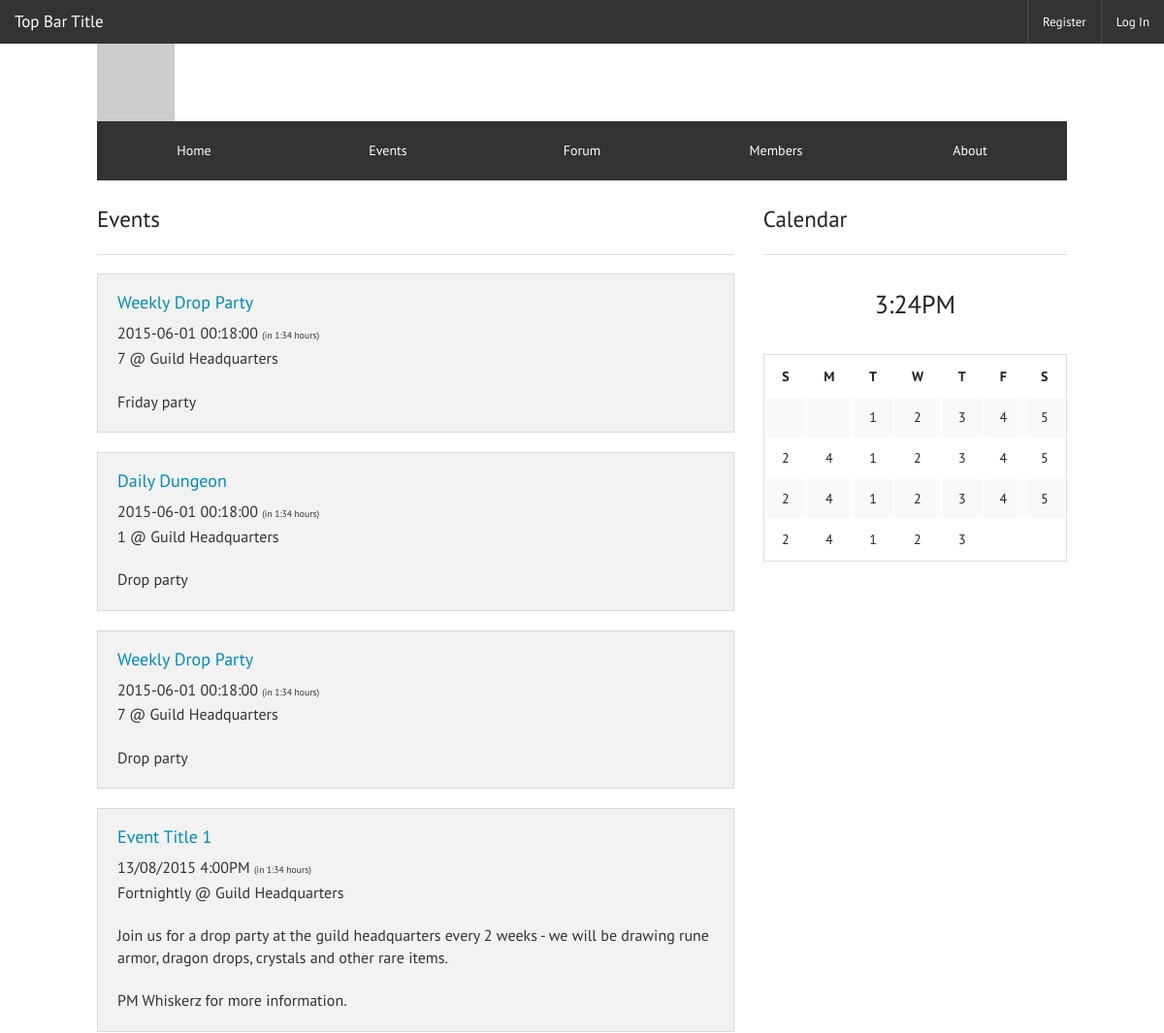
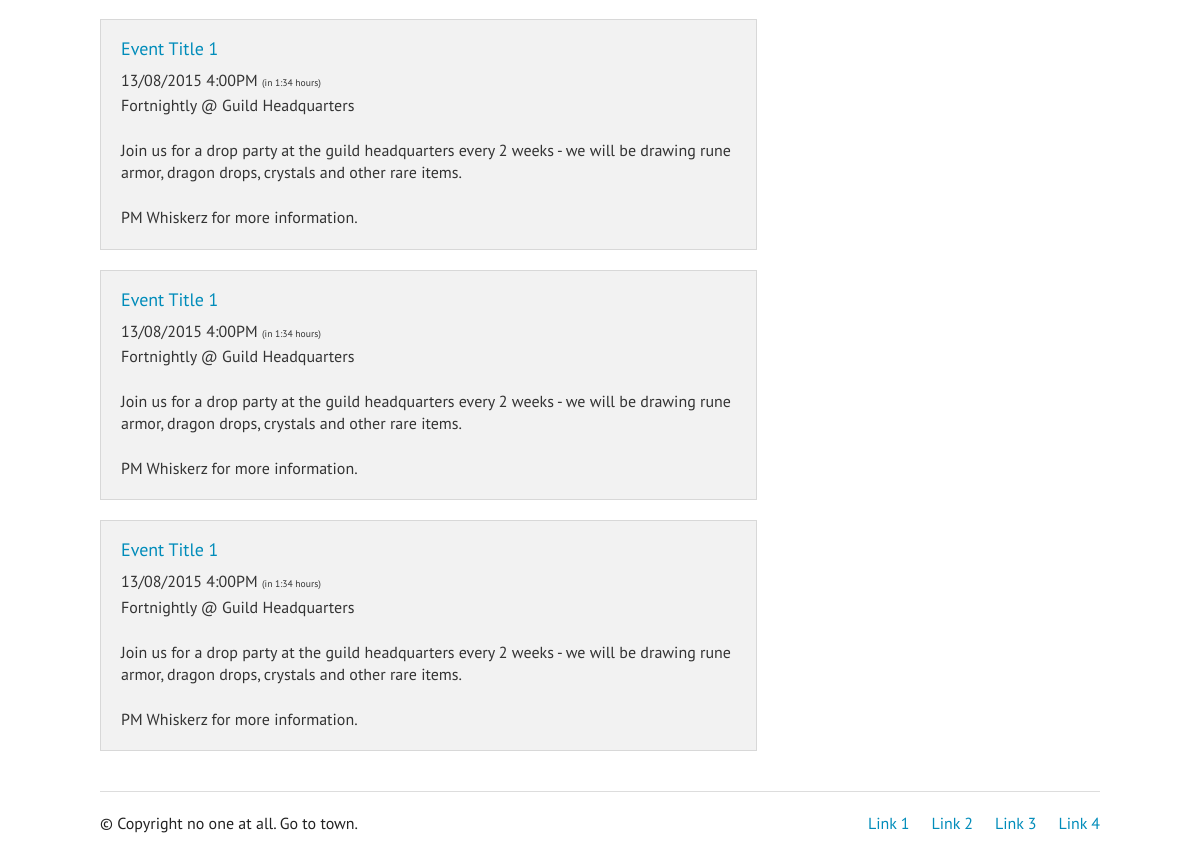
Screenshot of /index.php/events with the database file from the repository (2 pictures, top to bottom).
### tables this page shows
CREATE TABLE IF NOT EXISTS `events` (
  `eid` int(11) NOT NULL,
  `gid` int(11) NOT NULL,
  `owner` int(11) NOT NULL,
  `name` varchar(45) NOT NULL,
  `description` text NOT NULL,
  `startdate` date NOT NULL,
  `starttime` time NOT NULL,
  `enddate` date NOT NULL,
  `endtime` time NOT NULL,
  `occurence` int(11) NOT NULL,
  KEY `FK_owner_event` (`owner`),
  KEY `FK_guild_event` (`gid`)
);

### application/controllers/Events.php (called while the page is built, shortened)
<?php
class Events extends CI_Controller {
	public function __construct()
	{
		$this->load->model('Event_model', 'em');
	}
	public function index()
	{
		$data = $this->em->get_events( 1 );
		$this->load->view('events', array ( 'events' => $data ) );
	}
}

### index.php (called while the page is built, shortened)
<?php
require_once BASEPATH.'core/CodeIgniter.php';

### application/models/Event_model.php (called while the page is built, shortened)
<?php
class Event_model extends CI_Model {
    function get_events ( $gid )
    {
        $this->db->where('gid', $gid);
        $this->db->from('events');
        $query = $this->db->get()->result();
        return $query;
    }
}

### application/views/events.php (the view)
<?php include( 'header.php' ); ?>
            <div class="row">
                <div class="large-12 columns">
                    <div class="row">
                        <div class="large-8 small-12 columns">
                            <h4>Events</h4><hr>
                            <?php foreach( $events as $event ): ?>
                            <div class="panel">
                                <h5><a href="#"><?php echo $event->name ?></a></h5>
                                <p><?php echo $event->startdate . ' ' . $event->starttime ?> <small>(in 1:34 hours)</small><br />
                                <?php echo $event->occurence ?> @ Guild Headquarters</p>
                                <h6 class="subheader">
                                    <?php echo $event->description ?>
                                </h6>
                            </div>
                            <?php endforeach; ?>
                            <div class="panel">
                                <h5><a href="#">Event Title 1</a></h5>
                                <p>13/08/2015 4:00PM <small>(in 1:34 hours)</small><br />
                                Fortnightly @ Guild Headquarters</p>
                                <h6 class="subheader">
                                    Join us for a drop party at the guild headquarters every 2 weeks - we will be drawing rune armor, dragon drops, crystals and other rare items.<br /><br />
                                    PM Whiskerz for more information.
                                </h6>
                            </div>
                            <div class="panel">
                                <h5><a href="#">Event Title 1</a></h5>
                                <p>13/08/2015 4:00PM <small>(in 1:34 hours)</small><br />
                                Fortnightly @ Guild Headquarters</p>
                                <h6 class="subheader">
                                    Join us for a drop party at the guild headquarters every 2 weeks - we will be drawing rune armor, dragon drops, crystals and other rare items.<br /><br />
                                    PM Whiskerz for more information.
                                </h6>
                            </div>
                            <div class="panel">
                                <h5><a href="#">Event Title 1</a></h5>
                                <p>13/08/2015 4:00PM <small>(in 1:34 hours)</small><br />
                                Fortnightly @ Guild Headquarters</p>
                                <h6 class="subheader">
                                    Join us for a drop party at the guild headquarters every 2 weeks - we will be drawing rune armor, dragon drops, crystals and other rare items.<br /><br />
                                    PM Whiskerz for more information.
                                </h6>
                            </div>
                            <div class="panel">
                                <h5><a href="#">Event Title 1</a></h5>
                                <p>13/08/2015 4:00PM <small>(in 1:34 hours)</small><br />
                                Fortnightly @ Guild Headquarters</p>
                                <h6 class="subheader">
                                    Join us for a drop party at the guild headquarters every 2 weeks - we will be drawing rune armor, dragon drops, crystals and other rare items.<br /><br />
                                    PM Whiskerz for more information.
                                </h6>
                            </div>
                        </div>
                        <div class="large-4 small-12 columns">
                            <h4>Calendar</h4><hr>
                            <p class="clock">3:24PM</p>
                            <table class="event-calendar">
                                <tr>
                                    <th>S</th>
                                    <th>M</th>
                                    <th>T</th>
                                    <th>W</th>
                                    <th>T</th>
                                    <th>F</th>
                                    <th>S</th>
                                </tr>
                                <tr>
                                    <td></td>
                                    <td></td>
                                    <td>1</td>
                                    <td>2</td>
                                    <td>3</td>
                                    <td>4</td>
                                    <td>5</td>
                                </tr>
                                <tr>
                                    <td>2</td>
                                    <td>4</td>
                                    <td>1</td>
                                    <td>2</td>
                                    <td>3</td>
                                    <td>4</td>
                                    <td>5</td>
                                </tr>
                                <tr>
                                    <td>2</td>
                                    <td>4</td>
                                    <td>1</td>
                                    <td>2</td>
                                    <td>3</td>
                                    <td>4</td>
                                    <td>5</td>
                                </tr>
                                <tr>
                                    <td>2</td>
                                    <td>4</td>
                                    <td>1</td>
                                    <td>2</td>
                                    <td>3</td>
                                    <td></td>
                                    <td></td>
                                </tr>
                            </table>
                        </div>
                    </div>
                </div>
            </div>
<?php include( 'footer.php' ); ?>

### application/views/header.php (shortened to what this page needs)
<!doctype html>
<html class="no-js" lang="en">
    <head>
        <link rel="stylesheet" href="<?php echo base_url(); ?>css/foundation.css" />
        <link rel="stylesheet" href="<?php echo base_url(); ?>css/foundation-icons/foundation-icons.css" />
    </head>
    <body>
    <?php include( 'topbar.php' ); ?>
    <div class="row">
        <div class="large-12 columns">
            <div class="row">
                <div class="large-12 hide-for-small">
                    <img src="http://placehold.it/1200x500&text=Header">
            </div>
            </div>
            <div class="row">
                <div class="large-12">
                    <div class="icon-bar five-up">
                        <a href="" class="item">
                            <label>Home</label>
                          </a>
                          <a href="events" class="item">
                            <label>Events</label>
                          </a>
                          <a href="forum" class="item">
                            <label>Forum</label>
                          </a>
                          <a href="members" class="item">
                            <label>Members</label>
                          </a>
                          <a href="about" class="item">
                            <label>About</label>
                          </a>
                        </div>
                    </div>
                </div>
            </div>
            <br />

### application/views/topbar.php (shortened to what this page needs)
<nav class="top-bar" data-topbar>
    <ul class="title-area">
        <li class="name">
            <h1>
                <a href="#">
                    Top Bar Title
                </a>
            </h1>
        </li>
    </ul>
    <section class="top-bar-section">
      <?php if( $this->session->userdata('username') ): ?>
        <ul class="right">
            <li><a><?php echo $this->session->userdata('username'); ?></a></li>
            <li class="divider"></li>
            <li><?php echo anchor('user/logout', 'Logout'); ?></li>
        </ul>
      <?php else: ?>
        <ul class="right">
            <li><a href="#" data-reveal-id="registermodal">Register</a></li>
            <li><a href="#" data-reveal-id="loginmodal">Log In</a></li>
        </ul>
      <?php endif; ?>
    </section>
</nav>

### application/views/footer.php (shortened to what this page needs)
<footer class="row">
                <div class="large-12 columns"><hr>
                    <div class="row">
                        <div class="large-6 columns">
                                <p>© Copyright no one at all. Go to town.</p>
                        </div>
                        <div class="large-6 small-12 columns">
                                <ul class="inline-list right">
                                    <li><a href="#">Link 1</a></li>
                                    <li><a href="#">Link 2</a></li>
                                    <li><a href="#">Link 3</a></li>
                                    <li><a href="#">Link 4</a></li>
                                </ul>
                        </div>
                    </div>
                </div>
            </footer>
        </div>
</body>
</html>

### rows the page displays
events: name "Weekly Drop Party", startdate "2015-06-01", starttime "00:18:00", occurence "7", description "Friday party"
events: name "Daily Dungeon", startdate "2015-06-01", starttime "00:18:00", occurence "1", description "Drop party"
events: name "Weekly Drop Party", startdate "2015-06-01", starttime "00:18:00", occurence "7", description "Drop party"
